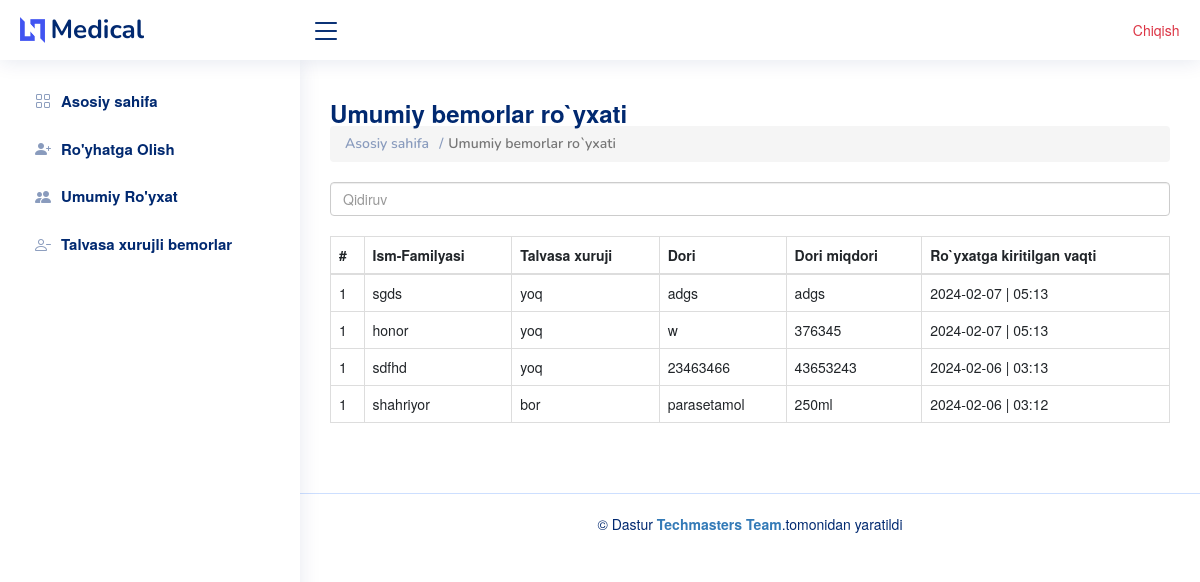
Page /tables_all/ (signed in) on the earlier database version.
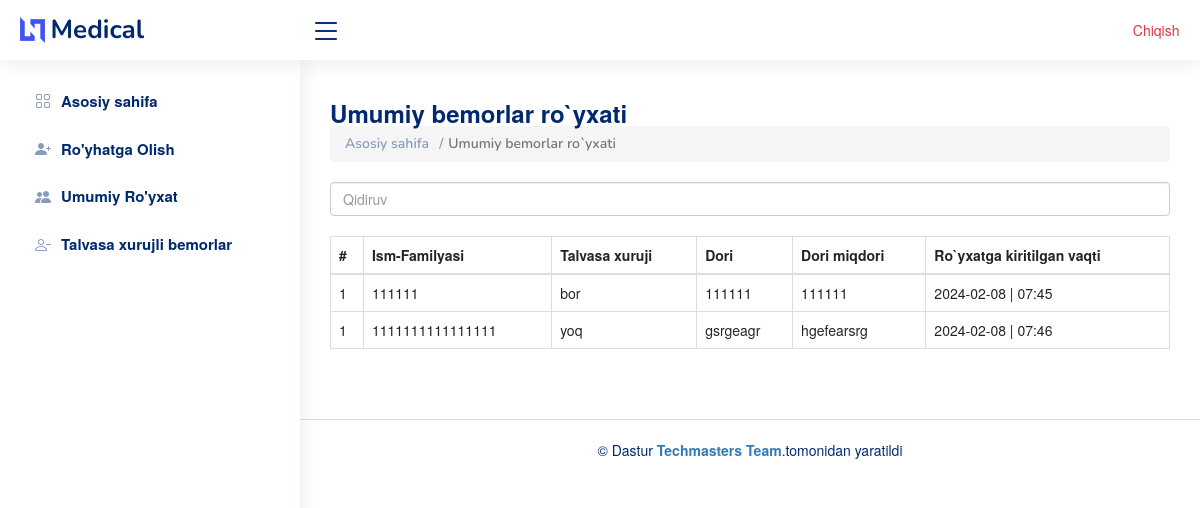
Same page on the later database version.
### chat/models.py (models this page shows, shortened)
class Sick(models.Model):
    username = models.CharField( max_length=400)
    age = models.IntegerField(default=0)
    is_xuruj = models.BooleanField(default=False)
    user = models.ForeignKey(User, on_delete=models.CASCADE)
    date_times = models.DateTimeField(auto_now_add=True)
    dori_name = models.CharField( max_length=400)
    dori_miqdor = models.CharField( max_length=400)

### chat/views.py (the view)
# urls.py: path("tables_all/",tables ,name='tables_all' ),
def tables(request):
    return render(request , 'mein/tables-general.html',{'data':    Sick.objects.all().filter(user=request.user).order_by('-id')
})

### template/mein/tables-general.html (shortened to what this page needs)
<!DOCTYPE html>
<html lang="en">
<head>
  <link rel="stylesheet" href="https://cdnjs.cloudflare.com/ajax/libs/font-awesome/6.2.1/css/all.min.css" />
  <link href="/static/assets/vendor/bootstrap/css/bootstrap.min.css" rel="stylesheet">
  <link href="/static/assets/vendor/bootstrap-icons/bootstrap-icons.css" rel="stylesheet">
  <link href="/static/assets/vendor/boxicons/css/boxicons.min.css" rel="stylesheet">
  <link href="/static/assets/vendor/quill/quill.snow.css" rel="stylesheet">
  <link href="/static/assets/vendor/quill/quill.bubble.css" rel="stylesheet">
  <link href="/static/assets/vendor/remixicon/remixicon.css" rel="stylesheet">
  <link href="/static/assets/vendor/simple-datatables/style.css" rel="stylesheet">
  <link href="/static/assets/css/style.css" rel="stylesheet">
   <link rel="stylesheet" href="https://maxcdn.bootstrapcdn.com/bootstrap/3.4.1/css/bootstrap.min.css">
</head>
<body>
  <header id="header" class="header fixed-top d-flex align-items-center">
    <div class="d-flex align-items-center justify-content-between">
      <a href="/" class="logo d-flex align-items-center">
        <img src="/static/assets/img/logo.png" alt="">
        <span class="d-none d-lg-block">Medical</span>
      </a>
      <i class="bi bi-list toggle-sidebar-btn"></i>
    </div>
    <div class="container">
      <div class="row" style="float: right;">
        <div class="col">
          <form action="" method="post">
            <a type="button" class="btn btn-outline-danger" href="#">Chiqish</a>
        </form>
        </div>
      </div>
    </div>
  </header>
  <aside id="sidebar" class="sidebar">
    <ul class="sidebar-nav" id="sidebar-nav">
      <li class="nav-item">
        <a class="nav-link collapsed " href="{% url 'home' %}">
          <i class="bi bi-grid"></i>
          <span>Asosiy sahifa </span>
        </a>
      </li>
      <li class="nav-item">
        <a class="nav-link collapsed" href="{% url 'register' %}">
          <i class="bi bi-person-plus-fill"></i>
          <span>Ro'yhatga Olish </span>
        </a>
      </li>
      <li class="nav-item">
        <a class="nav-link collapsed" href="{% url 'tables_all' %}">
          <i class="bi bi-people-fill"></i>
          <span>Umumiy Ro'yxat</span>
        </a>
      </li>
      <li class="nav-item">
        <a class="nav-link collapsed" href="{% url 'comingtype' %}">
          <i class="bi bi-person-dash"></i>
          <span>Talvasa xurujli bemorlar</span>
        </a>
      </li>
        </ul>
  </aside>
  <main id="main" class="main">
    <div class="pagetitle">
      <h1>Umumiy bemorlar ro`yxati</h1>
      <nav>
        <ol class="breadcrumb">
          <li class="breadcrumb-item"><a href="">Asosiy sahifa</a></li>
          <li class="breadcrumb-item active">Umumiy bemorlar ro`yxati</li>
        </ol>
      </nav>
    </div>
    <section class="section dashboard">
   <div class="table-responsive">
  <input class="form-control" id="myInput" type="text" placeholder="Qidiruv">
  <br>
  <table class="table table-bordered table-hover ">
    <thead>
      <tr>
        <th>#</th>
        <th>Ism-Familyasi</th>
        <th>Talvasa xuruji</th>
        <th>Dori</th>
        <th>Dori miqdori</th>
        <th>Ro`yxatga kiritilgan vaqti</th>
      </tr>
    </thead>
    <tbody id="myTable">
      {% for x in data %}
      <tr>
        <td>1</td>
                      <td>{{x.username}}</td>
                      <td>
                        {% if x.is_xuruj == True %}
                        bor
                        {% else %}
                        yoq
                        {% endif %}
                      </td>
                      <td>{{x.dori_name}}</td>
                      <td>{{x.dori_miqdor}}</td>
                      <td>{{x.date_times|date:'Y-m-d'}} | {{x.date_times|time:"h:i"}}</td>
      </tr>
      {% endfor %}
    </tbody>
  </table>
</div>
</body>
</html>
  <footer id="footer" class="footer mt-5">
    <div class="copyright">
      &copy; Dastur <strong><span><a href="https://www.instagram.com/j.torajonov"> Techmasters Team</a></span></strong>.tomonidan yaratildi
    </div>
  </footer>
</body>
</html>

Differences in the rows shown:
removed Sick: username "sgds", is_xuruj "yoq", dori_name "adgs", dori_miqdor "adgs", date_times "2024-02-07", date_times "05:13"
removed Sick: username "honor", is_xuruj "yoq", dori_name "w", dori_miqdor "376345", date_times "2024-02-07", date_times "05:13"
removed Sick: username "sdfhd", is_xuruj "yoq", dori_name "23463466", dori_miqdor "43653243", date_times "2024-02-06", date_times "03:13"
removed Sick: username "shahriyor", is_xuruj "bor", dori_name "parasetamol", dori_miqdor "250ml", date_times "2024-02-06", date_times "03:12"
added Sick: username "111111", is_xuruj "bor", dori_name "111111", dori_miqdor "111111", date_times "2024-02-08", date_times "07:45"
added Sick: username "1111111111111111", is_xuruj "yoq", dori_name "gsrgeagr", dori_miqdor "hgefearsrg", date_times "2024-02-08", date_times "07:46"
